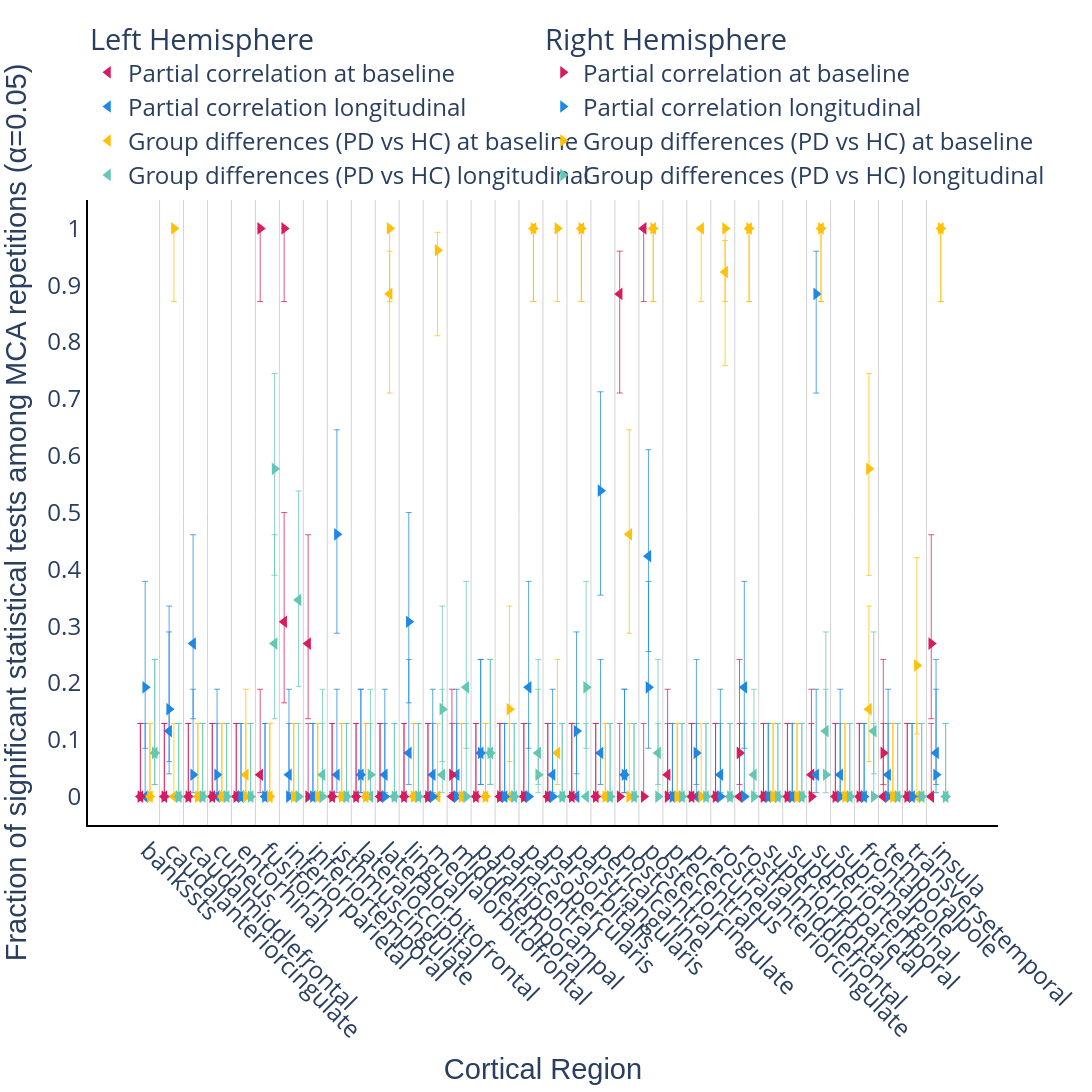

Notebook code for this chart:
### Markdown cell above
## Consistency of Statistically Significant Regions

This analysis quantifies the consistency of statistically significant findings across different brain regions. For each region, we compute the proportion of statistical tests that yield significant results relative to the total number of tests performed.

### Code cell
import plotly.graph_objects as go
import plotly.express as px
import pandas as pd
import numpy as np


# Significance correlation plot for cortical volume
pcorr_baseline_cortical_avg = get_preprocessed_data("partial_correlation", "baseline")[
    "data_avg"
]
pcorr_longitudinal_cortical_avg = get_preprocessed_data(
    "partial_correlation", "longitudinal"
)["data_avg"]
ancova_baseline_cortical_avg = get_preprocessed_data("ancova", "baseline")["data_avg"]
ancova_longitudinal_cortical_avg = get_preprocessed_data("ancova", "longitudinal")[
    "data_avg"
]

print(f"Number of cortical regions: {len(cortical_regions)}")

fig = go.Figure()

colormap = px.colors.qualitative.Plotly
# colorblind palette: blue, red, green, yellow
colormap = ["#D81B60", "#1E88E5", "#FFC107", "#63C7B3"]
marker_size = 11
marker_line = dict(width=0, color="White")
font_family = "Helvetica, Arial, sans-serif"


def get_jittered_positions(length, jitter_amount):
    """Generate jittered x-axis positions"""
    return [x + jitter_amount for x in range(length)]


def get_legend(hemisphere):
    return {"Left": "legend", "Right": "legend2"}[hemisphere]


def wilson_ci(p_arr, n_arr, alpha=0.05):
    """Wilson score interval for binomial proportions."""
    z = 1.96  # 95% CI
    p_arr = np.asarray(p_arr, dtype=float)
    n_arr = np.asarray(n_arr, dtype=float)
    denom = 1 + z**2 / n_arr
    center = (p_arr + z**2 / (2 * n_arr)) / denom
    margin = z * np.sqrt(p_arr * (1 - p_arr) / n_arr + z**2 / (4 * n_arr**2)) / denom
    return center - margin, center + margin


def binomial_error_bars(avg_df, color):
    p = avg_df["significant"].values
    n = avg_df["n"].values
    lo, hi = wilson_ci(p, n)
    return dict(
        type="data",
        symmetric=False,
        array=hi - p,
        arrayminus=p - lo,
        visible=True,
        color=color,
        thickness=0.75,
        width=3,
    )


# Create hemisphere-specific traces with manual legend positioning
left_traces = []
right_traces = []

for hemisphere, symbol, short_name in [
    ("Left", "triangle-left", "Left"),
    ("Right", "triangle-right", "Right"),
]:
    traces_for_hemisphere = []

    # Partial correlation baseline
    data_subset = pcorr_baseline_cortical_avg[
        pcorr_baseline_cortical_avg["hemisphere"] == hemisphere
    ]
    if not data_subset.empty:
        pcorr_base = go.Scatter(
            x=get_jittered_positions(len(data_subset), -0.3),
            y=data_subset["significant"],
            mode="markers",
            marker=dict(
                color=colormap[0], size=marker_size, symbol=symbol, line=marker_line
            ),
            error_y=binomial_error_bars(data_subset, colormap[0]),
            name=f"Partial correlation at baseline",
            text=data_subset["region"],
            legend=get_legend(hemisphere),
            legendgroup=hemisphere,
        )
        traces_for_hemisphere.append(pcorr_base)
    else:
        raise ValueError(f"No data for Partial correlation baseline - {hemisphere}")

    # Partial correlation longitudinal
    data_subset = pcorr_longitudinal_cortical_avg[
        pcorr_longitudinal_cortical_avg["hemisphere"] == hemisphere
    ]

    if not data_subset.empty:
        pcorr_long = go.Scatter(
            x=get_jittered_positions(len(data_subset), -0.1),
            y=data_subset["significant"],
            mode="markers",
            marker=dict(
                color=colormap[1], size=marker_size, symbol=symbol, line=marker_line
            ),
            error_y=binomial_error_bars(data_subset, colormap[1]),
            name=f"Partial correlation longitudinal",
            legend=get_legend(hemisphere),
            legendgroup=hemisphere,
        )
        traces_for_hemisphere.append(pcorr_long)
    else:
        raise ValueError(
            f"No data for Partial correlation longitudinal - {hemisphere} hemisphere"
        )

    # ANCOVA baseline
    data_subset = ancova_baseline_cortical_avg[
        ancova_baseline_cortical_avg["hemisphere"] == hemisphere
    ]
    if not data_subset.empty:
        ancova_base = go.Scatter(
            x=get_jittered_positions(len(data_subset), 0.1),
            y=data_subset["significant"],
            mode="markers",
            marker=dict(
                color=colormap[2], size=marker_size, symbol=symbol, line=marker_line
            ),
            error_y=binomial_error_bars(data_subset, colormap[2]),
            name=f"Group differences (PD vs HC) at baseline",
            legend=get_legend(hemisphere),
            legendgroup=hemisphere,
        )
        traces_for_hemisphere.append(ancova_base)
    else:
        raise ValueError(f"No data for ANCOVA baseline - {hemisphere} hemisphere")

    # ANCOVA longitudinal
    data_subset = ancova_longitudinal_cortical_avg[
        ancova_longitudinal_cortical_avg["hemisphere"] == hemisphere
    ]
    if not data_subset.empty:
        ancova_long = go.Scatter(
            x=get_jittered_positions(len(data_subset), 0.3),
            y=data_subset["significant"],
            mode="markers",
            marker=dict(
                color=colormap[3], size=marker_size, symbol=symbol, line=marker_line
            ),
            error_y=binomial_error_bars(data_subset, colormap[3]),
            name=f"Group differences (PD vs HC) longitudinal",
            legend=get_legend(hemisphere),
            legendgroup=hemisphere,
        )
        traces_for_hemisphere.append(ancova_long)
    else:
        raise ValueError(f"No data for ANCOVA longitudinal - {hemisphere} hemisphere")

    if hemisphere == "Left":
        left_traces = traces_for_hemisphere
    else:
        right_traces = traces_for_hemisphere

# Add Left hemisphere traces first (will appear in top row)
for trace in left_traces:
    fig.add_trace(trace)

# Add Right hemisphere traces (will appear in bottom row)
for trace in right_traces:
    fig.add_trace(trace)

fig.update_xaxes(
    title="Cortical Region",
    tickmode="array",
    tickvals=list(range(len(cortical_regions))),
    ticktext=cortical_regions,
    tickangle=45,
)
fig.update_yaxes(
    title="Fraction of significant statistical tests among MCA repetitions (α=0.05)",
    range=[-0.05, 1.05],
    dtick=0.1,
)

background_color = "White"
fig.update_layout(
    title_font_family=font_family,
    legend=dict(
        title="Left Hemisphere",
        font_size=24,
        orientation="v",
        yanchor="top",
        y=1.3,
        xanchor="left",
        xref="paper",
        yref="paper",
        x=0,
        traceorder="normal",
        bgcolor="rgba(255, 255, 255, 0)",
        groupclick="toggleitem",
    ),
    legend2=dict(
        title="Right Hemisphere",
        font_size=24,
        orientation="v",
        yanchor="top",
        y=1.3,
        xanchor="left",
        xref="paper",
        yref="paper",
        x=0.5,
        traceorder="normal",
        bgcolor="rgba(255, 255, 255, 0)",
        groupclick="toggleitem",
    ),
    plot_bgcolor=background_color,
    paper_bgcolor=background_color,
)

fig.update_xaxes(title_font=dict(family=font_family))
fig.update_yaxes(title_font=dict(family=font_family))

fig.update_xaxes(
    gridcolor="LightGray",
    gridwidth=1,
    zeroline=False,
    showgrid=False,
    showline=True,
    linewidth=2,
    linecolor="black",
)
fig.update_yaxes(
    gridcolor="LightGray",
    gridwidth=1,
    zeroline=False,
    showgrid=False,
    showline=True,
    linewidth=2,
    linecolor="black",
)

for i in range(len(cortical_regions) - 1):
    fig.add_vline(x=i + 0.5, line=dict(color="LightGray", width=1), layer="below")

fig.update_layout(font=dict(size=24))

for annotation in fig["layout"]["annotations"]:
    if annotation["text"] == "Cortical Region":
        annotation["font"]["size"] = 26

write_image(
    fig, "cortical_volume_significance_correlation.pdf", width=1440, height=1240
)
show_figure(fig, width=1440, height=1240)

### Figure 1 — Plotly figure (JSON) as saved in the notebook; plotly's stock layout.template omitted (floating-point values rounded to 4 significant figures)
{"data": [{"error_y": {"array": [0.1287, 0.1287, 0.1287, 0.1287, 0.1287, 0.1505, 0.1922, 0.1916, 0.1287, 0.1287, 0.1287, 0.1287, 0.1287, 0.1287, 0.1287, 0.1287, 0.1287, 0.1287, 0.1287, 0.1287, 0.07535, 2.22e-16, 0.1505, 0.1287, 0.1287, 0.1287, 0.1287, 0.1287, 0.1505, 0.1287, 0.1287, 0.1287, 0.1287, 0.1287], "arrayminus": [0.0, 0.0, 0.0, 0.0, 0.0, 0.03164, 0.1427, 0.1322, 0.0, 0.0, 0.0, 0.0, 0.0, 0.0, 0.0, 0.0, 0.0, 0.0, 0.0, 0.0, 0.1744, 0.1287, 0.03164, 0.0, 0.0, 0.0, 0.0, 0.0, 0.03164, 0.0, 0.0, 0.0, 0.0, 0.0], "color": "#D81B60", "symmetric": false, "thickness": 0.75, "type": "data", "visible": true, "width": 3}, "legend": "legend", "legendgroup": "Left", "marker": {"color": "#D81B60", "line": {"color": "White", "width": 0}, "size": 11, "symbol": "triangle-left"}, "mode": "markers", "name": "Partial correlation at baseline", "text": ["bankssts", "caudalanteriorcingulate", "caudalmiddlefrontal", "cuneus", "entorhinal", "fusiform", "inferiorparietal", "inferiortemporal", "isthmuscingulate", "lateraloccipital", "lateralorbitofrontal", "lingual", "medialorbitofrontal", "middletemporal", "parahippocampal", "paracentral", "parsopercularis", "parsorbitalis", "parstriangularis", "pericalcarine", "postcentral", "posteriorcingulate", "precentral", "precuneus", "rostralanteriorcingulate", "rostralmiddlefrontal", "superiorfrontal", "superiorparietal", "superiortemporal", "supramarginal", "frontalpole", "temporalpole", "transversetemporal", "insula"], "type": "scatter", "x": [-0.3, 0.7, 1.7, 2.7, 3.7, 4.7, 5.7, 6.7, 7.7, 8.7, 9.7, 10.7, 11.7, 12.7, 13.7, 14.7, 15.7, 16.7, 17.7, 18.7, 19.7, 20.7, 21.7, 22.7, 23.7, 24.7, 25.7, 26.7, 27.7, 28.7, 29.7, 30.7, 31.7, 32.7], "y": [0.0, 0.0, 0.0, 0.0, 0.0, 0.03846, 0.3077, 0.2692, 0.0, 0.0, 0.0, 0.0, 0.0, 0.0, 0.0, 0.0, 0.0, 0.0, 0.0, 0.0, 0.8846, 1.0, 0.03846, 0.0, 0.0, 0.0, 0.0, 0.0, 0.03846, 0.0, 0.0, 0.0, 0.0, 0.0]}, {"error_y": {"array": [0.1287, 0.1744, 0.1916, 0.1287, 0.1287, 0.1287, 0.1505, 0.1287, 0.1505, 0.1505, 0.1505, 0.1645, 0.1505, 0.1505, 0.1645, 0.1287, 0.1865, 0.1505, 0.1287, 0.1645, 0.1505, 0.1874, 0.1287, 0.1287, 0.1505, 0.1865, 0.1287, 0.1287, 0.1505, 0.1505, 0.1287, 0.1505, 0.1287, 0.1645], "arrayminus": [0.0, 0.07535, 0.1322, 0.0, 0.0, 0.0, 0.03164, 0.0, 0.03164, 0.03164, 0.03164, 0.05557, 0.03164, 0.03164, 0.05557, 0.0, 0.1072, 0.03164, 0.0, 0.05557, 0.03164, 0.1676, 0.0, 0.0, 0.03164, 0.1072, 0.0, 0.0, 0.03164, 0.03164, 0.0, 0.03164, 0.0, 0.05557], "color": "#1E88E5", "symmetric": false, "thickness": 0.75, "type": "data", "visible": true, "width": 3}, "legend": "legend", "legendgroup": "Left", "marker": {"color": "#1E88E5", "line": {"color": "White", "width": 0}, "size": 11, "symbol": "triangle-left"}, "mode": "markers", "name": "Partial correlation longitudinal", "type": "scatter", "x": [-0.1, 0.9, 1.9, 2.9, 3.9, 4.9, 5.9, 6.9, 7.9, 8.9, 9.9, 10.9, 11.9, 12.9, 13.9, 14.9, 15.9, 16.9, 17.9, 18.9, 19.9, 20.9, 21.9, 22.9, 23.9, 24.9, 25.9, 26.9, 27.9, 28.9, 29.9, 30.9, 31.9, 32.9], "y": [0.0, 0.1154, 0.2692, 0.0, 0.0, 0.0, 0.03846, 0.0, 0.03846, 0.03846, 0.03846, 0.07692, 0.03846, 0.03846, 0.07692, 0.0, 0.1923, 0.03846, 0.0, 0.07692, 0.03846, 0.4231, 0.0, 0.0, 0.03846, 0.1923, 0.0, 0.0, 0.03846, 0.03846, 0.0, 0.03846, 0.0, 0.07692]}, {"error_y": {"array": [0.1287, 0.1287, 0.1287, 0.1287, 0.1505, 0.1287, 0.1287, 0.1287, 0.1287, 0.1287, 0.07535, 0.1287, 0.1287, 0.1287, 0.1287, 0.1287, 2.22e-16, 0.1645, 2.22e-16, 0.1287, 0.1839, 2.22e-16, 0.1287, 2.22e-16, 0.05557, 2.22e-16, 0.1287, 0.1287, 2.22e-16, 0.1287, 0.1815, 0.1287, 0.1287, 2.22e-16], "arrayminus": [0.0, 0.0, 0.0, 0.0, 0.03164, 0.0, 0.0, 0.0, 0.0, 0.0, 0.1744, 0.0, 0.0, 0.0, 0.0, 0.0, 0.1287, 0.05557, 0.1287, 0.0, 0.174, 0.1287, 0.0, 0.1287, 0.1645, 0.1287, 0.0, 0.0, 0.1287, 0.0, 0.09235, 0.0, 0.0, 0.1287], "color": "#FFC107", "symmetric": false, "thickness": 0.75, "type": "data", "visible": true, "width": 3}, "legend": "legend", "legendgroup": "Left", "marker": {"color": "#FFC107", "line": {"color": "White", "width": 0}, "size": 11, "symbol": "triangle-left"}, "mode": "markers", "name": "Group differences (PD vs HC) at baseline", "type": "scatter", "x": [0.1, 1.1, 2.1, 3.1, 4.1, 5.1, 6.1, 7.1, 8.1, 9.1, 10.1, 11.1, 12.1, 13.1, 14.1, 15.1, 16.1, 17.1, 18.1, 19.1, 20.1, 21.1, 22.1, 23.1, 24.1, 25.1, 26.1, 27.1, 28.1, 29.1, 30.1, 31.1, 32.1, 33.1], "y": [0.0, 0.0, 0.0, 0.0, 0.03846, 0.0, 0.0, 0.0, 0.0, 0.0, 0.8846, 0.0, 0.0, 0.0, 0.0, 0.0, 1.0, 0.07692, 1.0, 0.0, 0.4615, 1.0, 0.0, 1.0, 0.9231, 1.0, 0.0, 0.0, 1.0, 0.0, 0.1538, 0.0, 0.0, 1.0]}, {"error_y": {"array": [0.1645, 0.1287, 0.1287, 0.1287, 0.1287, 0.1916, 0.1916, 0.1505, 0.1287, 0.1287, 0.1287, 0.1287, 0.1505, 0.1865, 0.1645, 0.1287, 0.1645, 0.1287, 0.1287, 0.1287, 0.1287, 0.1645, 0.1287, 0.1287, 0.1287, 0.1505, 0.1287, 0.1287, 0.1744, 0.1287, 0.1744, 0.1287, 0.1287, 0.1287], "arrayminus": [0.05557, 0.0, 0.0, 0.0, 0.0, 0.1322, 0.152, 0.03164, 0.0, 0.0, 0.0, 0.0, 0.03164, 0.1072, 0.05557, 0.0, 0.05557, 0.0, 0.0, 0.0, 0.0, 0.05557, 0.0, 0.0, 0.0, 0.03164, 0.0, 0.0, 0.07535, 0.0, 0.07535, 0.0, 0.0, 0.0], "color": "#63C7B3", "symmetric": false, "thickness": 0.75, "type": "data", "visible": true, "width": 3}, "legend": "legend", "legendgroup": "Left", "marker": {"color": "#63C7B3", "line": {"color": "White", "width": 0}, "size": 11, "symbol": "triangle-left"}, "mode": "markers", "name": "Group differences (PD vs HC) longitudinal", "type": "scatter", "x": [0.3, 1.3, 2.3, 3.3, 4.3, 5.3, 6.3, 7.3, 8.3, 9.3, 10.3, 11.3, 12.3, 13.3, 14.3, 15.3, 16.3, 17.3, 18.3, 19.3, 20.3, 21.3, 22.3, 23.3, 24.3, 25.3, 26.3, 27.3, 28.3, 29.3, 30.3, 31.3, 32.3, 33.3], "y": [0.07692, 0.0, 0.0, 0.0, 0.0, 0.2692, 0.3462, 0.03846, 0.0, 0.0, 0.0, 0.0, 0.03846, 0.1923, 0.07692, 0.0, 0.07692, 0.0, 0.0, 0.0, 0.0, 0.07692, 0.0, 0.0, 0.0, 0.03846, 0.0, 0.0, 0.1154, 0.0, 0.1154, 0.0, 0.0, 0.0]}, {"error_y": {"array": [0.1287, 0.1287, 0.1287, 0.1287, 0.1287, 2.22e-16, 2.22e-16, 0.1287, 0.1287, 0.1287, 0.1287, 0.1287, 0.1287, 0.1505, 0.1287, 0.1287, 0.1287, 0.1287, 0.1287, 0.1287, 0.1287, 0.1287, 0.1287, 0.1287, 0.1287, 0.1645, 0.1287, 0.1287, 0.1287, 0.1287, 0.1287, 0.1645, 0.1287, 0.1916], "arrayminus": [0.0, 0.0, 0.0, 0.0, 0.0, 0.1287, 0.1287, 0.0, 0.0, 0.0, 0.0, 0.0, 0.0, 0.03164, 0.0, 0.0, 0.0, 0.0, 0.0, 0.0, 0.0, 0.0, 0.0, 0.0, 0.0, 0.05557, 0.0, 0.0, 0.0, 0.0, 0.0, 0.05557, 0.0, 0.1322], "color": "#D81B60", "symmetric": false, "thickness": 0.75, "type": "data", "visible": true, "width": 3}, "legend": "legend2", "legendgroup": "Right", "marker": {"color": "#D81B60", "line": {"color": "White", "width": 0}, "size": 11, "symbol": "triangle-right"}, "mode": "markers", "name": "Partial correlation at baseline", "text": ["bankssts", "caudalanteriorcingulate", "caudalmiddlefrontal", "cuneus", "entorhinal", "fusiform", "inferiorparietal", "inferiortemporal", "isthmuscingulate", "lateraloccipital", "lateralorbitofrontal", "lingual", "medialorbitofrontal", "middletemporal", "parahippocampal", "paracentral", "parsopercularis", "parsorbitalis", "parstriangularis", "pericalcarine", "postcentral", "posteriorcingulate", "precentral", "precuneus", "rostralanteriorcingulate", "rostralmiddlefrontal", "superiorfrontal", "superiorparietal", "superiortemporal", "supramarginal", "frontalpole", "temporalpole", "transversetemporal", "insula"], "type": "scatter", "x": [-0.3, 0.7, 1.7, 2.7, 3.7, 4.7, 5.7, 6.7, 7.7, 8.7, 9.7, 10.7, 11.7, 12.7, 13.7, 14.7, 15.7, 16.7, 17.7, 18.7, 19.7, 20.7, 21.7, 22.7, 23.7, 24.7, 25.7, 26.7, 27.7, 28.7, 29.7, 30.7, 31.7, 32.7], "y": [0.0, 0.0, 0.0, 0.0, 0.0, 1.0, 1.0, 0.0, 0.0, 0.0, 0.0, 0.0, 0.0, 0.03846, 0.0, 0.0, 0.0, 0.0, 0.0, 0.0, 0.0, 0.0, 0.0, 0.0, 0.0, 0.07692, 0.0, 0.0, 0.0, 0.0, 0.0, 0.07692, 0.0, 0.2692]}, {"error_y": {"array": [0.1865, 0.1815, 0.1505, 0.1505, 0.1287, 0.1287, 0.1287, 0.1287, 0.1839, 0.1505, 0.1287, 0.1922, 0.1287, 0.1287, 0.1645, 0.1287, 0.1287, 0.1287, 0.1744, 0.174, 0.1505, 0.1865, 0.1287, 0.1645, 0.1287, 0.1287, 0.1287, 0.1287, 0.07535, 0.1287, 0.1287, 0.1287, 0.1287, 0.1505], "arrayminus": [0.1072, 0.09235, 0.03164, 0.03164, 0.0, 0.0, 0.0, 0.0, 0.174, 0.03164, 0.0, 0.1427, 0.0, 0.0, 0.05557, 0.0, 0.0, 0.0, 0.07535, 0.1839, 0.03164, 0.1072, 0.0, 0.05557, 0.0, 0.0, 0.0, 0.0, 0.1744, 0.0, 0.0, 0.0, 0.0, 0.03164], "color": "#1E88E5", "symmetric": false, "thickness": 0.75, "type": "data", "visible": true, "width": 3}, "legend": "legend2", "legendgroup": "Right", "marker": {"color": "#1E88E5", "line": {"color": "White", "width": 0}, "size": 11, "symbol": "triangle-right"}, "mode": "markers", "name": "Partial correlation longitudinal", "type": "scatter", "x": [-0.1, 0.9, 1.9, 2.9, 3.9, 4.9, 5.9, 6.9, 7.9, 8.9, 9.9, 10.9, 11.9, 12.9, 13.9, 14.9, 15.9, 16.9, 17.9, 18.9, 19.9, 20.9, 21.9, 22.9, 23.9, 24.9, 25.9, 26.9, 27.9, 28.9, 29.9, 30.9, 31.9, 32.9], "y": [0.1923, 0.1538, 0.03846, 0.03846, 0.0, 0.0, 0.0, 0.0, 0.4615, 0.03846, 0.0, 0.3077, 0.0, 0.0, 0.07692, 0.0, 0.0, 0.0, 0.1154, 0.5385, 0.03846, 0.1923, 0.0, 0.07692, 0.0, 0.0, 0.0, 0.0, 0.8846, 0.0, 0.0, 0.0, 0.0, 0.03846]}, {"error_y": {"array": [0.1287, 2.22e-16, 0.1287, 0.1287, 0.1287, 0.1287, 0.1287, 0.1287, 0.1287, 0.1287, 2.22e-16, 0.1287, 0.03164, 0.1287, 0.1287, 0.1815, 2.22e-16, 2.22e-16, 2.22e-16, 0.1287, 0.1287, 2.22e-16, 0.1287, 0.1287, 2.22e-16, 2.22e-16, 0.1287, 0.1287, 2.22e-16, 0.1287, 0.1676, 0.1287, 0.1898, 2.22e-16], "arrayminus": [0.0, 0.1287, 0.0, 0.0, 0.0, 0.0, 0.0, 0.0, 0.0, 0.0, 0.1287, 0.0, 0.1505, 0.0, 0.0, 0.09235, 0.1287, 0.1287, 0.1287, 0.0, 0.0, 0.1287, 0.0, 0.0, 0.1287, 0.1287, 0.0, 0.0, 0.1287, 0.0, 0.1874, 0.0, 0.1204, 0.1287], "color": "#FFC107", "symmetric": false, "thickness": 0.75, "type": "data", "visible": true, "width": 3}, "legend": "legend2", "legendgroup": "Right", "marker": {"color": "#FFC107", "line": {"color": "White", "width": 0}, "size": 11, "symbol": "triangle-right"}, "mode": "markers", "name": "Group differences (PD vs HC) at baseline", "type": "scatter", "x": [0.1, 1.1, 2.1, 3.1, 4.1, 5.1, 6.1, 7.1, 8.1, 9.1, 10.1, 11.1, 12.1, 13.1, 14.1, 15.1, 16.1, 17.1, 18.1, 19.1, 20.1, 21.1, 22.1, 23.1, 24.1, 25.1, 26.1, 27.1, 28.1, 29.1, 30.1, 31.1, 32.1, 33.1], "y": [0.0, 1.0, 0.0, 0.0, 0.0, 0.0, 0.0, 0.0, 0.0, 0.0, 1.0, 0.0, 0.9615, 0.0, 0.0, 0.1538, 1.0, 1.0, 1.0, 0.0, 0.0, 1.0, 0.0, 0.0, 1.0, 1.0, 0.0, 0.0, 1.0, 0.0, 0.5769, 0.0, 0.2308, 1.0]}, {"error_y": {"array": [0.1645, 0.1287, 0.1287, 0.1287, 0.1287, 0.1676, 0.1287, 0.1287, 0.1287, 0.1505, 0.1287, 0.1287, 0.1815, 0.1287, 0.1645, 0.1287, 0.1505, 0.1287, 0.1865, 0.1287, 0.1287, 0.1287, 0.1287, 0.1287, 0.1287, 0.1287, 0.1287, 0.1287, 0.1505, 0.1287, 0.1287, 0.1287, 0.1287, 0.1287], "arrayminus": [0.05557, 0.0, 0.0, 0.0, 0.0, 0.1874, 0.0, 0.0, 0.0, 0.03164, 0.0, 0.0, 0.09235, 0.0, 0.05557, 0.0, 0.03164, 0.0, 0.1072, 0.0, 0.0, 0.0, 0.0, 0.0, 0.0, 0.0, 0.0, 0.0, 0.03164, 0.0, 0.0, 0.0, 0.0, 0.0], "color": "#63C7B3", "symmetric": false, "thickness": 0.75, "type": "data", "visible": true, "width": 3}, "legend": "legend2", "legendgroup": "Right", "marker": {"color": "#63C7B3", "line": {"color": "White", "width": 0}, "size": 11, "symbol": "triangle-right"}, "mode": "markers", "name": "Group differences (PD vs HC) longitudinal", "type": "scatter", "x": [0.3, 1.3, 2.3, 3.3, 4.3, 5.3, 6.3, 7.3, 8.3, 9.3, 10.3, 11.3, 12.3, 13.3, 14.3, 15.3, 16.3, 17.3, 18.3, 19.3, 20.3, 21.3, 22.3, 23.3, 24.3, 25.3, 26.3, 27.3, 28.3, 29.3, 30.3, 31.3, 32.3, 33.3], "y": [0.07692, 0.0, 0.0, 0.0, 0.0, 0.5769, 0.0, 0.0, 0.0, 0.03846, 0.0, 0.0, 0.1538, 0.0, 0.07692, 0.0, 0.03846, 0.0, 0.1923, 0.0, 0.0, 0.0, 0.0, 0.0, 0.0, 0.0, 0.0, 0.0, 0.03846, 0.0, 0.0, 0.0, 0.0, 0.0]}], "layout": {"font": {"size": 24}, "height": 1240, "legend": {"bgcolor": "rgba(255, 255, 255, 0)", "font": {"size": 24}, "groupclick": "toggleitem", "orientation": "v", "title": {"text": "Left Hemisphere"}, "traceorder": "normal", "x": 0, "xanchor": "left", "xref": "paper", "y": 1.3, "yanchor": "top", "yref": "paper"}, "legend2": {"bgcolor": "rgba(255, 255, 255, 0)", "font": {"size": 24}, "groupclick": "toggleitem", "orientation": "v", "title": {"text": "Right Hemisphere"}, "traceorder": "normal", "x": 0.5, "xanchor": "left", "xref": "paper", "y": 1.3, "yanchor": "top", "yref": "paper"}, "paper_bgcolor": "White", "plot_bgcolor": "White", "shapes": [{"layer": "below", "line": {"color": "LightGray", "width": 1}, "type": "line", "x0": 0.5, "x1": 0.5, "xref": "x", "y0": 0, "y1": 1, "yref": "y domain"}, {"layer": "below", "line": {"color": "LightGray", "width": 1}, "type": "line", "x0": 1.5, "x1": 1.5, "xref": "x", "y0": 0, "y1": 1, "yref": "y domain"}, {"layer": "below", "line": {"color": "LightGray", "width": 1}, "type": "line", "x0": 2.5, "x1": 2.5, "xref": "x", "y0": 0, "y1": 1, "yref": "y domain"}, {"layer": "below", "line": {"color": "LightGray", "width": 1}, "type": "line", "x0": 3.5, "x1": 3.5, "xref": "x", "y0": 0, "y1": 1, "yref": "y domain"}, {"layer": "below", "line": {"color": "LightGray", "width": 1}, "type": "line", "x0": 4.5, "x1": 4.5, "xref": "x", "y0": 0, "y1": 1, "yref": "y domain"}, {"layer": "below", "line": {"color": "LightGray", "width": 1}, "type": "line", "x0": 5.5, "x1": 5.5, "xref": "x", "y0": 0, "y1": 1, "yref": "y domain"}, {"layer": "below", "line": {"color": "LightGray", "width": 1}, "type": "line", "x0": 6.5, "x1": 6.5, "xref": "x", "y0": 0, "y1": 1, "yref": "y domain"}, {"layer": "below", "line": {"color": "LightGray", "width": 1}, "type": "line", "x0": 7.5, "x1": 7.5, "xref": "x", "y0": 0, "y1": 1, "yref": "y domain"}, {"layer": "below", "line": {"color": "LightGray", "width": 1}, "type": "line", "x0": 8.5, "x1": 8.5, "xref": "x", "y0": 0, "y1": 1, "yref": "y domain"}, {"layer": "below", "line": {"color": "LightGray", "width": 1}, "type": "line", "x0": 9.5, "x1": 9.5, "xref": "x", "y0": 0, "y1": 1, "yref": "y domain"}, {"layer": "below", "line": {"color": "LightGray", "width": 1}, "type": "line", "x0": 10.5, "x1": 10.5, "xref": "x", "y0": 0, "y1": 1, "yref": "y domain"}, {"layer": "below", "line": {"color": "LightGray", "width": 1}, "type": "line", "x0": 11.5, "x1": 11.5, "xref": "x", "y0": 0, "y1": 1, "yref": "y domain"}, {"layer": "below", "line": {"color": "LightGray", "width": 1}, "type": "line", "x0": 12.5, "x1": 12.5, "xref": "x", "y0": 0, "y1": 1, "yref": "y domain"}, {"layer": "below", "line": {"color": "LightGray", "width": 1}, "type": "line", "x0": 13.5, "x1": 13.5, "xref": "x", "y0": 0, "y1": 1, "yref": "y domain"}, {"layer": "below", "line": {"color": "LightGray", "width": 1}, "type": "line", "x0": 14.5, "x1": 14.5, "xref": "x", "y0": 0, "y1": 1, "yref": "y domain"}, {"layer": "below", "line": {"color": "LightGray", "width": 1}, "type": "line", "x0": 15.5, "x1": 15.5, "xref": "x", "y0": 0, "y1": 1, "yref": "y domain"}, {"layer": "below", "line": {"color": "LightGray", "width": 1}, "type": "line", "x0": 16.5, "x1": 16.5, "xref": "x", "y0": 0, "y1": 1, "yref": "y domain"}, {"layer": "below", "line": {"color": "LightGray", "width": 1}, "type": "line", "x0": 17.5, "x1": 17.5, "xref": "x", "y0": 0, "y1": 1, "yref": "y domain"}, {"layer": "below", "line": {"color": "LightGray", "width": 1}, "type": "line", "x0": 18.5, "x1": 18.5, "xref": "x", "y0": 0, "y1": 1, "yref": "y domain"}, {"layer": "below", "line": {"color": "LightGray", "width": 1}, "type": "line", "x0": 19.5, "x1": 19.5, "xref": "x", "y0": 0, "y1": 1, "yref": "y domain"}, {"layer": "below", "line": {"color": "LightGray", "width": 1}, "type": "line", "x0": 20.5, "x1": 20.5, "xref": "x", "y0": 0, "y1": 1, "yref": "y domain"}, {"layer": "below", "line": {"color": "LightGray", "width": 1}, "type": "line", "x0": 21.5, "x1": 21.5, "xref": "x", "y0": 0, "y1": 1, "yref": "y domain"}, {"layer": "below", "line": {"color": "LightGray", "width": 1}, "type": "line", "x0": 22.5, "x1": 22.5, "xref": "x", "y0": 0, "y1": 1, "yref": "y domain"}, {"layer": "below", "line": {"color": "LightGray", "width": 1}, "type": "line", "x0": 23.5, "x1": 23.5, "xref": "x", "y0": 0, "y1": 1, "yref": "y domain"}, {"layer": "below", "line": {"color": "LightGray", "width": 1}, "type": "line", "x0": 24.5, "x1": 24.5, "xref": "x", "y0": 0, "y1": 1, "yref": "y domain"}, {"layer": "below", "line": {"color": "LightGray", "width": 1}, "type": "line", "x0": 25.5, "x1": 25.5, "xref": "x", "y0": 0, "y1": 1, "yref": "y domain"}, {"layer": "below", "line": {"color": "LightGray", "width": 1}, "type": "line", "x0": 26.5, "x1": 26.5, "xref": "x", "y0": 0, "y1": 1, "yref": "y domain"}, {"layer": "below", "line": {"color": "LightGray", "width": 1}, "type": "line", "x0": 27.5, "x1": 27.5, "xref": "x", "y0": 0, "y1": 1, "yref": "y domain"}, {"layer": "below", "line": {"color": "LightGray", "width": 1}, "type": "line", "x0": 28.5, "x1": 28.5, "xref": "x", "y0": 0, "y1": 1, "yref": "y domain"}, {"layer": "below", "line": {"color": "LightGray", "width": 1}, "type": "line", "x0": 29.5, "x1": 29.5, "xref": "x", "y0": 0, "y1": 1, "yref": "y domain"}, {"layer": "below", "line": {"color": "LightGray", "width": 1}, "type": "line", "x0": 30.5, "x1": 30.5, "xref": "x", "y0": 0, "y1": 1, "yref": "y domain"}, {"layer": "below", "line": {"color": "LightGray", "width": 1}, "type": "line", "x0": 31.5, "x1": 31.5, "xref": "x", "y0": 0, "y1": 1, "yref": "y domain"}, {"layer": "below", "line": {"color": "LightGray", "width": 1}, "type": "line", "x0": 32.5, "x1": 32.5, "xref": "x", "y0": 0, "y1": 1, "yref": "y domain"}], "title": {"font": {"family": "Helvetica, Arial, sans-serif"}}, "width": 1440, "xaxis": {"gridcolor": "LightGray", "gridwidth": 1, "linecolor": "black", "linewidth": 2, "showgrid": false, "showline": true, "tickangle": 45, "tickmode": "array", "ticktext": ["bankssts", "caudalanteriorcingulate", "caudalmiddlefrontal", "cuneus", "entorhinal", "fusiform", "inferiorparietal", "inferiortemporal", "isthmuscingulate", "lateraloccipital", "lateralorbitofrontal", "lingual", "medialorbitofrontal", "middletemporal", "parahippocampal", "paracentral", "parsopercularis", "parsorbitalis", "parstriangularis", "pericalcarine", "postcentral", "posteriorcingulate", "precentral", "precuneus", "rostralanteriorcingulate", "rostralmiddlefrontal", "superiorfrontal", "superiorparietal", "superiortemporal", "supramarginal", "frontalpole", "temporalpole", "transversetemporal", "insula"], "tickvals": [0, 1, 2, 3, 4, 5, 6, 7, 8, 9, 10, 11, 12, 13, 14, 15, 16, 17, 18, 19, 20, 21, 22, 23, 24, 25, 26, 27, 28, 29, 30, 31, 32, 33], "title": {"font": {"family": "Helvetica, Arial, sans-serif"}, "text": "Cortical Region"}, "zeroline": false}, "yaxis": {"dtick": 0.1, "gridcolor": "LightGray", "gridwidth": 1, "linecolor": "black", "linewidth": 2, "range": [-0.05, 1.05], "showgrid": false, "showline": true, "title": {"font": {"family": "Helvetica, Arial, sans-serif"}, "text": "Fraction of significant statistical tests among MCA repetitions (α=0.05)"}, "zeroline": false}}}
